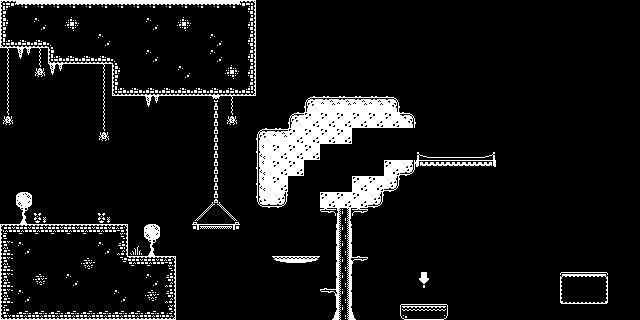

Below is a game level as drawn by its tile map, then a one-line description and the .tmx that defines it (tile-layer data replaced by summaries):
An orthogonal 40x20 tile map with 16x16 px tiles, 2 tile layers (background, level) and 27 objects (21x spike, 3x boing, diamond, key, door).

<map version="1.10" tiledversion="1.11.2" orientation="orthogonal" renderorder="right-down" width="40" height="20" tilewidth="16" tileheight="16" infinite="0" nextlayerid="6" nextobjectid="41">
 <editorsettings>
  <export target="platLevel-1.tmj" format="json" />
 </editorsettings>
 <tileset firstgid="1" name="platform-tileset-packed" tilewidth="16" tileheight="16" tilecount="400" columns="20">
  <image source="monochrome_tilemap_packed.png" width="320" height="320" />
  <tile id="44">
   <properties>
    <property name="collides" type="bool" value="true" />
   </properties>
  </tile>
  <tile id="45">
   <properties>
    <property name="collides" type="bool" value="true" />
   </properties>
  </tile>
  <tile id="46">
   <properties>
    <property name="collides" type="bool" value="true" />
   </properties>
  </tile>
  <tile id="63">
   <properties>
    <property name="collides" type="bool" value="true" />
   </properties>
  </tile>
  <tile id="64">
   <properties>
    <property name="collides" type="bool" value="true" />
   </properties>
  </tile>
  <tile id="65">
   <properties>
    <property name="collides" type="bool" value="true" />
   </properties>
  </tile>
  <tile id="66">
   <properties>
    <property name="collides" type="bool" value="true" />
   </properties>
  </tile>
  <tile id="87">
   <properties>
    <property name="collides" type="bool" value="true" />
   </properties>
  </tile>
  <tile id="88">
   <properties>
    <property name="collides" type="bool" value="true" />
   </properties>
  </tile>
  <tile id="89">
   <properties>
    <property name="collides" type="bool" value="true" />
   </properties>
  </tile>
  <tile id="107">
   <properties>
    <property name="collides" type="bool" value="true" />
   </properties>
  </tile>
  <tile id="108">
   <properties>
    <property name="collides" type="bool" value="true" />
   </properties>
  </tile>
  <tile id="109">
   <properties>
    <property name="collides" type="bool" value="true" />
   </properties>
  </tile>
  <tile id="110">
   <properties>
    <property name="collides" type="bool" value="true" />
   </properties>
  </tile>
  <tile id="111">
   <properties>
    <property name="collides" type="bool" value="true" />
   </properties>
  </tile>
  <tile id="112">
   <properties>
    <property name="collides" type="bool" value="true" />
   </properties>
  </tile>
  <tile id="113">
   <properties>
    <property name="collides" type="bool" value="true" />
   </properties>
  </tile>
  <tile id="114">
   <properties>
    <property name="collides" type="bool" value="true" />
   </properties>
  </tile>
  <tile id="115">
   <properties>
    <property name="collides" type="bool" value="true" />
   </properties>
  </tile>
  <tile id="116">
   <properties>
    <property name="collides" type="bool" value="true" />
   </properties>
  </tile>
  <tile id="117">
   <properties>
    <property name="collides" type="bool" value="true" />
   </properties>
  </tile>
  <tile id="118">
   <properties>
    <property name="collides" type="bool" value="true" />
   </properties>
  </tile>
  <tile id="122">
   <properties>
    <property name="spike" type="bool" value="true" />
   </properties>
  </tile>
  <tile id="127">
   <properties>
    <property name="collides" type="bool" value="true" />
   </properties>
  </tile>
  <tile id="128">
   <properties>
    <property name="collides" type="bool" value="true" />
   </properties>
  </tile>
  <tile id="129">
   <properties>
    <property name="collides" type="bool" value="true" />
   </properties>
  </tile>
  <tile id="130">
   <properties>
    <property name="collides" type="bool" value="true" />
   </properties>
  </tile>
  <tile id="131">
   <properties>
    <property name="collides" type="bool" value="true" />
   </properties>
  </tile>
  <tile id="132">
   <properties>
    <property name="collides" type="bool" value="true" />
   </properties>
  </tile>
  <tile id="133">
   <properties>
    <property name="collides" type="bool" value="true" />
   </properties>
  </tile>
  <tile id="134">
   <properties>
    <property name="collides" type="bool" value="true" />
   </properties>
  </tile>
  <tile id="135">
   <properties>
    <property name="collides" type="bool" value="true" />
   </properties>
  </tile>
  <tile id="136">
   <properties>
    <property name="collides" type="bool" value="true" />
   </properties>
  </tile>
  <tile id="137">
   <properties>
    <property name="collides" type="bool" value="true" />
   </properties>
  </tile>
  <tile id="138">
   <properties>
    <property name="collides" type="bool" value="true" />
   </properties>
  </tile>
  <tile id="150">
   <properties>
    <property name="collides" type="bool" value="true" />
   </properties>
  </tile>
  <tile id="151">
   <properties>
    <property name="collides" type="bool" value="true" />
   </properties>
  </tile>
  <tile id="152">
   <properties>
    <property name="collides" type="bool" value="true" />
   </properties>
  </tile>
  <tile id="153">
   <properties>
    <property name="collides" type="bool" value="true" />
   </properties>
  </tile>
  <tile id="154">
   <properties>
    <property name="collides" type="bool" value="true" />
   </properties>
  </tile>
  <tile id="155">
   <properties>
    <property name="collides" type="bool" value="true" />
   </properties>
  </tile>
  <tile id="156">
   <properties>
    <property name="collides" type="bool" value="true" />
   </properties>
  </tile>
  <tile id="157">
   <properties>
    <property name="collides" type="bool" value="true" />
   </properties>
  </tile>
  <tile id="158">
   <properties>
    <property name="collides" type="bool" value="true" />
   </properties>
  </tile>
  <tile id="160">
   <properties>
    <property name="collides" type="bool" value="true" />
   </properties>
  </tile>
  <tile id="161">
   <properties>
    <property name="collides" type="bool" value="true" />
   </properties>
  </tile>
  <tile id="162">
   <properties>
    <property name="collides" type="bool" value="true" />
   </properties>
  </tile>
  <tile id="170">
   <properties>
    <property name="collides" type="bool" value="true" />
   </properties>
  </tile>
  <tile id="171">
   <properties>
    <property name="collides" type="bool" value="true" />
   </properties>
  </tile>
  <tile id="172">
   <properties>
    <property name="collides" type="bool" value="true" />
   </properties>
  </tile>
  <tile id="173">
   <properties>
    <property name="collides" type="bool" value="true" />
   </properties>
  </tile>
  <tile id="174">
   <properties>
    <property name="collides" type="bool" value="true" />
   </properties>
  </tile>
  <tile id="175">
   <properties>
    <property name="collides" type="bool" value="true" />
   </properties>
  </tile>
  <tile id="176">
   <properties>
    <property name="collides" type="bool" value="true" />
   </properties>
  </tile>
  <tile id="177">
   <properties>
    <property name="collides" type="bool" value="true" />
   </properties>
  </tile>
  <tile id="178">
   <properties>
    <property name="collides" type="bool" value="true" />
   </properties>
  </tile>
  <tile id="183">
   <properties>
    <property name="spike" type="bool" value="true" />
   </properties>
  </tile>
  <tile id="195">
   <properties>
    <property name="collides" type="bool" value="true" />
   </properties>
  </tile>
  <tile id="196">
   <properties>
    <property name="collides" type="bool" value="true" />
   </properties>
  </tile>
  <tile id="197">
   <properties>
    <property name="collides" type="bool" value="true" />
   </properties>
  </tile>
  <tile id="198">
   <properties>
    <property name="collides" type="bool" value="true" />
   </properties>
  </tile>
  <tile id="203">
   <properties>
    <property name="spike" type="bool" value="true" />
   </properties>
  </tile>
  <tile id="215">
   <properties>
    <property name="collides" type="bool" value="true" />
   </properties>
  </tile>
  <tile id="216">
   <properties>
    <property name="collides" type="bool" value="true" />
   </properties>
  </tile>
  <tile id="217">
   <properties>
    <property name="collides" type="bool" value="true" />
   </properties>
  </tile>
  <tile id="218">
   <properties>
    <property name="collides" type="bool" value="true" />
   </properties>
  </tile>
  <tile id="235">
   <properties>
    <property name="collides" type="bool" value="true" />
   </properties>
  </tile>
  <tile id="236">
   <properties>
    <property name="collides" type="bool" value="true" />
   </properties>
  </tile>
  <tile id="237">
   <properties>
    <property name="collides" type="bool" value="true" />
   </properties>
  </tile>
  <tile id="238">
   <properties>
    <property name="collides" type="bool" value="true" />
   </properties>
  </tile>
  <tile id="255">
   <properties>
    <property name="collides" type="bool" value="false" />
   </properties>
  </tile>
  <tile id="256">
   <properties>
    <property name="collides" type="bool" value="false" />
   </properties>
  </tile>
  <tile id="257">
   <properties>
    <property name="collides" type="bool" value="false" />
   </properties>
  </tile>
  <tile id="258">
   <properties>
    <property name="collides" type="bool" value="false" />
   </properties>
  </tile>
  <tile id="270">
   <properties>
    <property name="collides" type="bool" value="true" />
   </properties>
  </tile>
  <tile id="271">
   <properties>
    <property name="collides" type="bool" value="true" />
   </properties>
  </tile>
  <tile id="272">
   <properties>
    <property name="collides" type="bool" value="true" />
   </properties>
  </tile>
  <tile id="273">
   <properties>
    <property name="collides" type="bool" value="true" />
   </properties>
  </tile>
  <tile id="275">
   <properties>
    <property name="collides" type="bool" value="true" />
   </properties>
  </tile>
  <tile id="276">
   <properties>
    <property name="collides" type="bool" value="true" />
   </properties>
  </tile>
  <tile id="277">
   <properties>
    <property name="collides" type="bool" value="true" />
   </properties>
  </tile>
  <tile id="278">
   <properties>
    <property name="collides" type="bool" value="true" />
   </properties>
  </tile>
  <tile id="290">
   <properties>
    <property name="collides" type="bool" value="true" />
   </properties>
  </tile>
  <tile id="291">
   <properties>
    <property name="collides" type="bool" value="true" />
   </properties>
  </tile>
  <tile id="292">
   <properties>
    <property name="collides" type="bool" value="true" />
   </properties>
  </tile>
  <tile id="293">
   <properties>
    <property name="collides" type="bool" value="true" />
   </properties>
  </tile>
  <tile id="295">
   <properties>
    <property name="collides" type="bool" value="true" />
   </properties>
  </tile>
  <tile id="296">
   <properties>
    <property name="collides" type="bool" value="true" />
   </properties>
  </tile>
  <tile id="297">
   <properties>
    <property name="collides" type="bool" value="true" />
   </properties>
  </tile>
  <tile id="298">
   <properties>
    <property name="collides" type="bool" value="true" />
   </properties>
  </tile>
  <tile id="310">
   <properties>
    <property name="collides" type="bool" value="true" />
   </properties>
  </tile>
  <tile id="311">
   <properties>
    <property name="collides" type="bool" value="true" />
   </properties>
  </tile>
  <tile id="312">
   <properties>
    <property name="collides" type="bool" value="true" />
   </properties>
  </tile>
  <tile id="313">
   <properties>
    <property name="collides" type="bool" value="true" />
   </properties>
  </tile>
  <tile id="315">
   <properties>
    <property name="collides" type="bool" value="true" />
   </properties>
  </tile>
  <tile id="316">
   <properties>
    <property name="collides" type="bool" value="true" />
   </properties>
  </tile>
  <tile id="317">
   <properties>
    <property name="collides" type="bool" value="true" />
   </properties>
  </tile>
  <tile id="318">
   <properties>
    <property name="collides" type="bool" value="true" />
   </properties>
  </tile>
  <tile id="330">
   <properties>
    <property name="collides" type="bool" value="true" />
   </properties>
  </tile>
  <tile id="331">
   <properties>
    <property name="collides" type="bool" value="true" />
   </properties>
  </tile>
  <tile id="332">
   <properties>
    <property name="collides" type="bool" value="true" />
   </properties>
  </tile>
  <tile id="333">
   <properties>
    <property name="collides" type="bool" value="true" />
   </properties>
  </tile>
  <tile id="335">
   <properties>
    <property name="collides" type="bool" value="true" />
   </properties>
  </tile>
  <tile id="336">
   <properties>
    <property name="collides" type="bool" value="true" />
   </properties>
  </tile>
  <tile id="337">
   <properties>
    <property name="collides" type="bool" value="true" />
   </properties>
  </tile>
  <tile id="338">
   <properties>
    <property name="collides" type="bool" value="true" />
   </properties>
  </tile>
 </tileset>
 <layer id="2" name="background" width="40" height="20">
  <data>[800 cells, 800 non-empty, 1 distinct tile ids]</data>
 </layer>
 <layer id="1" name="level" width="40" height="20">
  <properties>
   <property name="collides" type="bool" value="true" />
  </properties>
  <data>[800 cells, 253 non-empty, 71 distinct tile ids]</data>
 </layer>
 <objectgroup id="4" name="objects">
  <object id="1" name="diamond" gid="83" x="351.14" y="175.742" width="16" height="16" visible="0" />
  <object id="2" name="key" gid="97" x="575.871" y="203.699" width="16" height="16">
   <properties>
    <property name="hasKey" type="bool" value="true" />
   </properties>
  </object>
  <object id="14" name="spike" gid="123" x="192" y="319.828" width="16" height="16">
   <properties>
    <property name="collides" type="bool" value="true" />
    <property name="spike" type="bool" value="true" />
   </properties>
  </object>
  <object id="15" name="spike" gid="123" x="208.129" y="319.828" width="16" height="16">
   <properties>
    <property name="collides" type="bool" value="true" />
    <property name="spike" type="bool" value="true" />
   </properties>
  </object>
  <object id="16" name="spike" gid="123" x="239.312" y="319.828" width="16" height="16">
   <properties>
    <property name="collides" type="bool" value="true" />
    <property name="spike" type="bool" value="true" />
   </properties>
  </object>
  <object id="17" name="spike" gid="123" x="257.591" y="319.828" width="16" height="16">
   <properties>
    <property name="collides" type="bool" value="true" />
    <property name="spike" type="bool" value="true" />
   </properties>
  </object>
  <object id="18" name="spike" gid="123" x="286.624" y="319.828" width="16" height="16">
   <properties>
    <property name="collides" type="bool" value="true" />
    <property name="spike" type="bool" value="true" />
   </properties>
  </object>
  <object id="19" name="spike" gid="123" x="303.828" y="320.903" width="16" height="16">
   <properties>
    <property name="collides" type="bool" value="true" />
    <property name="spike" type="bool" value="true" />
   </properties>
  </object>
  <object id="20" name="spike" gid="123" x="272.645" y="320.903" width="16" height="16">
   <properties>
    <property name="collides" type="bool" value="true" />
    <property name="spike" type="bool" value="true" />
   </properties>
  </object>
  <object id="21" name="spike" gid="123" x="223.183" y="319.828" width="16" height="16">
   <properties>
    <property name="collides" type="bool" value="true" />
    <property name="spike" type="bool" value="true" />
   </properties>
  </object>
  <object id="22" name="spike" gid="123" x="178.022" y="319.828" width="16" height="16">
   <properties>
    <property name="collides" type="bool" value="true" />
    <property name="spike" type="bool" value="true" />
   </properties>
  </object>
  <object id="25" name="boing" gid="165" x="559.742" y="272.516" width="16" height="16">
   <properties>
    <property name="bounce" type="bool" value="true" />
    <property name="collides" type="bool" value="true" />
   </properties>
  </object>
  <object id="26" name="boing" gid="165" x="576.946" y="272.516" width="16" height="16">
   <properties>
    <property name="bounce" type="bool" value="true" />
    <property name="collides" type="bool" value="true" />
   </properties>
  </object>
  <object id="27" name="boing" gid="165" x="594.151" y="272.516" width="16" height="16">
   <properties>
    <property name="bounce" type="bool" value="true" />
    <property name="collides" type="bool" value="true" />
   </properties>
  </object>
  <object id="29" name="spike" gid="123" x="354.366" y="328.43" width="16" height="16">
   <properties>
    <property name="collides" type="bool" value="true" />
    <property name="spike" type="bool" value="true" />
   </properties>
  </object>
  <object id="30" name="spike" gid="123" x="372.645" y="328.43" width="16" height="16">
   <properties>
    <property name="collides" type="bool" value="true" />
    <property name="spike" type="bool" value="true" />
   </properties>
  </object>
  <object id="31" name="spike" gid="123" x="384.473" y="328.43" width="16" height="16">
   <properties>
    <property name="collides" type="bool" value="true" />
    <property name="spike" type="bool" value="true" />
   </properties>
  </object>
  <object id="32" name="spike" gid="123" x="447.914" y="328.43" width="16" height="16">
   <properties>
    <property name="collides" type="bool" value="true" />
    <property name="spike" type="bool" value="true" />
   </properties>
  </object>
  <object id="33" name="spike" gid="123" x="466.194" y="329.505" width="16" height="16">
   <properties>
    <property name="collides" type="bool" value="true" />
    <property name="spike" type="bool" value="true" />
   </properties>
  </object>
  <object id="34" name="spike" gid="123" x="484.473" y="329.505" width="16" height="16">
   <properties>
    <property name="collides" type="bool" value="true" />
    <property name="spike" type="bool" value="true" />
   </properties>
  </object>
  <object id="35" name="spike" gid="123" x="505.978" y="329.505" width="16" height="16">
   <properties>
    <property name="collides" type="bool" value="true" />
    <property name="spike" type="bool" value="true" />
   </properties>
  </object>
  <object id="36" name="spike" gid="123" x="523.183" y="329.505" width="16" height="16">
   <properties>
    <property name="collides" type="bool" value="true" />
    <property name="spike" type="bool" value="true" />
   </properties>
  </object>
  <object id="37" name="spike" gid="123" x="541.462" y="329.505" width="16" height="16">
   <properties>
    <property name="collides" type="bool" value="true" />
    <property name="spike" type="bool" value="true" />
   </properties>
  </object>
  <object id="38" name="spike" gid="123" x="609.204" y="329.505" width="16" height="16">
   <properties>
    <property name="collides" type="bool" value="true" />
    <property name="spike" type="bool" value="true" />
   </properties>
  </object>
  <object id="39" name="spike" gid="123" x="624.258" y="327.355" width="16" height="16">
   <properties>
    <property name="collides" type="bool" value="true" />
    <property name="spike" type="bool" value="true" />
   </properties>
  </object>
  <object id="40" name="spike" gid="123" x="557.591" y="329.505" width="16" height="16">
   <properties>
    <property name="collides" type="bool" value="true" />
    <property name="spike" type="bool" value="true" />
   </properties>
  </object>
 </objectgroup>
 <objectgroup id="5" name="door">
  <object id="6" name="door" gid="59" x="415.656" y="304.774" width="16" height="16">
   <properties>
    <property name="hasKey" type="bool" value="true" />
   </properties>
  </object>
 </objectgroup>
</map>
